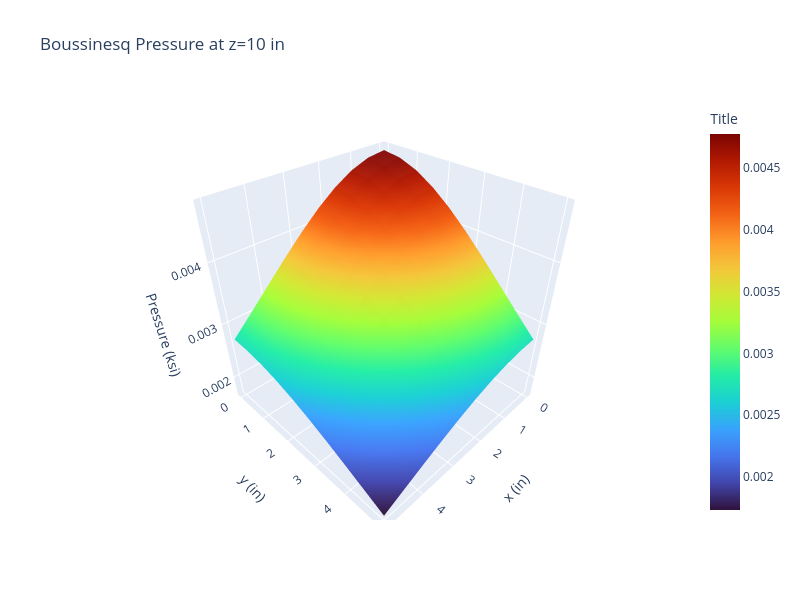

The cell this chart's notebook holds for it:
### Code cell
# Single Surface Plot

x, y = np.linspace(0, 5, 10), np.linspace(0, 5, 10)

z_coordinate = 10
z = []

for ix in x:
    new_row = []

    for iy in y:
        point = Point_3d(x=ix, y=iy, z=z_coordinate)
        new_row.append(bous(point))
    z.append(new_row)

fig = go.Figure(data=[go.Surface(z=z, x=x, y=y, colorscale="Turbo", 
                                 colorbar=dict(title="Title"))])

# Some formatting
fig.update_layout(title=f"Boussinesq Pressure at z={z_coordinate} in",
                  width = 800, height=600,
                  scene=dict(
                    xaxis_title="x (in)",
                    yaxis_title = "y (in)",
                    zaxis_title = "Pressure (ksi)"
                    )
                  )

fig.show()

### Figure 1 — Plotly figure (JSON) as saved in the notebook; plotly's stock layout.template omitted (floating-point values rounded to 4 significant figures)
{"data": [{"colorbar": {"title": {"text": "Title"}}, "colorscale": [[0.0, "#30123b"], [0.07143, "#4145ab"], [0.1429, "#4675ed"], [0.2143, "#39a2fc"], [0.2857, "#1bcfd4"], [0.3571, "#24eca6"], [0.4286, "#61fc6c"], [0.5, "#a4fc3b"], [0.5714, "#d1e834"], [0.6429, "#f3c63a"], [0.7143, "#fe9b2d"], [0.7857, "#f36315"], [0.8571, "#d93806"], [0.9286, "#b11901"], [1.0, "#7a0402"]], "type": "surface", "x": [0.0, 0.5556, 1.111, 1.667, 2.222, 2.778, 3.333, 3.889, 4.444, 5.0], "y": [0.0, 0.5556, 1.111, 1.667, 2.222, 2.778, 3.333, 3.889, 4.444, 5.0], "z": [[0.004775, 0.004738, 0.00463, 0.004459, 0.004233, 0.003965, 0.003669, 0.003358, 0.003042, 0.002733], [0.004738, 0.004702, 0.004595, 0.004425, 0.004202, 0.003937, 0.003644, 0.003335, 0.003023, 0.002716], [0.00463, 0.004595, 0.004492, 0.004327, 0.004111, 0.003854, 0.003569, 0.003269, 0.002965, 0.002667], [0.004459, 0.004425, 0.004327, 0.004171, 0.003965, 0.00372, 0.003449, 0.003163, 0.002873, 0.002587], [0.004233, 0.004202, 0.004111, 0.003965, 0.003773, 0.003545, 0.003291, 0.003023, 0.00275, 0.002481], [0.003965, 0.003937, 0.003854, 0.00372, 0.003545, 0.003335, 0.003102, 0.002855, 0.002603, 0.002353], [0.003669, 0.003644, 0.003569, 0.003449, 0.003291, 0.003102, 0.002891, 0.002667, 0.002437, 0.002209], [0.003358, 0.003335, 0.003269, 0.003163, 0.003023, 0.002855, 0.002667, 0.002466, 0.00226, 0.002054], [0.003042, 0.003023, 0.002965, 0.002873, 0.00275, 0.002603, 0.002437, 0.00226, 0.002077, 0.001894], [0.002733, 0.002716, 0.002667, 0.002587, 0.002481, 0.002353, 0.002209, 0.002054, 0.001894, 0.001733]]}], "layout": {"height": 600, "scene": {"xaxis": {"title": {"text": "x (in)"}}, "yaxis": {"title": {"text": "y (in)"}}, "zaxis": {"title": {"text": "Pressure (ksi)"}}}, "title": {"text": "Boussinesq Pressure at z=10 in"}, "width": 800}}
